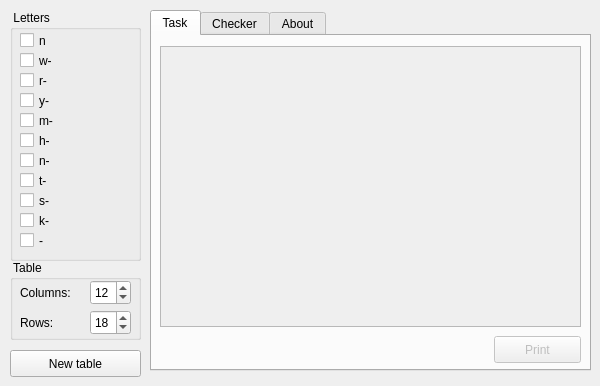
<?xml version="1.0" encoding="UTF-8"?>
<ui version="4.0">
 <class>WMain</class>
 <widget class="QMainWindow" name="WMain">
  <property name="geometry">
   <rect>
    <x>0</x>
    <y>0</y>
    <width>600</width>
    <height>386</height>
   </rect>
  </property>
  <property name="minimumSize">
   <size>
    <width>600</width>
    <height>386</height>
   </size>
  </property>
  <property name="maximumSize">
   <size>
    <width>600</width>
    <height>386</height>
   </size>
  </property>
  <property name="windowTitle">
   <string>Katakana Tables</string>
  </property>
  <widget class="QWidget" name="centralWidget">
   <widget class="QGroupBox" name="gb_columns">
    <property name="geometry">
     <rect>
      <x>10</x>
      <y>10</y>
      <width>131</width>
      <height>251</height>
     </rect>
    </property>
    <property name="title">
     <string> Letters </string>
    </property>
    <widget class="QCheckBox" name="cb_10">
     <property name="geometry">
      <rect>
       <x>10</x>
       <y>20</y>
       <width>111</width>
       <height>21</height>
      </rect>
     </property>
     <property name="text">
      <string>n</string>
     </property>
     <property name="checked">
      <bool>false</bool>
     </property>
    </widget>
    <widget class="QCheckBox" name="cb_9">
     <property name="geometry">
      <rect>
       <x>10</x>
       <y>40</y>
       <width>111</width>
       <height>21</height>
      </rect>
     </property>
     <property name="text">
      <string>w-</string>
     </property>
     <property name="checked">
      <bool>false</bool>
     </property>
    </widget>
    <widget class="QCheckBox" name="cb_8">
     <property name="geometry">
      <rect>
       <x>10</x>
       <y>60</y>
       <width>111</width>
       <height>21</height>
      </rect>
     </property>
     <property name="text">
      <string>r-</string>
     </property>
     <property name="checked">
      <bool>false</bool>
     </property>
    </widget>
    <widget class="QCheckBox" name="cb_7">
     <property name="geometry">
      <rect>
       <x>10</x>
       <y>80</y>
       <width>111</width>
       <height>21</height>
      </rect>
     </property>
     <property name="text">
      <string>y-</string>
     </property>
     <property name="checked">
      <bool>false</bool>
     </property>
    </widget>
    <widget class="QCheckBox" name="cb_6">
     <property name="geometry">
      <rect>
       <x>10</x>
       <y>100</y>
       <width>111</width>
       <height>21</height>
      </rect>
     </property>
     <property name="text">
      <string>m-</string>
     </property>
     <property name="checked">
      <bool>false</bool>
     </property>
    </widget>
    <widget class="QCheckBox" name="cb_5">
     <property name="geometry">
      <rect>
       <x>10</x>
       <y>120</y>
       <width>111</width>
       <height>21</height>
      </rect>
     </property>
     <property name="text">
      <string>h-</string>
     </property>
     <property name="checked">
      <bool>false</bool>
     </property>
    </widget>
    <widget class="QCheckBox" name="cb_4">
     <property name="geometry">
      <rect>
       <x>10</x>
       <y>140</y>
       <width>111</width>
       <height>21</height>
      </rect>
     </property>
     <property name="text">
      <string>n-</string>
     </property>
     <property name="checked">
      <bool>false</bool>
     </property>
    </widget>
    <widget class="QCheckBox" name="cb_3">
     <property name="geometry">
      <rect>
       <x>10</x>
       <y>160</y>
       <width>111</width>
       <height>21</height>
      </rect>
     </property>
     <property name="text">
      <string>t-</string>
     </property>
     <property name="checked">
      <bool>false</bool>
     </property>
    </widget>
    <widget class="QCheckBox" name="cb_2">
     <property name="geometry">
      <rect>
       <x>10</x>
       <y>180</y>
       <width>111</width>
       <height>21</height>
      </rect>
     </property>
     <property name="text">
      <string>s-</string>
     </property>
     <property name="checked">
      <bool>false</bool>
     </property>
    </widget>
    <widget class="QCheckBox" name="cb_1">
     <property name="geometry">
      <rect>
       <x>10</x>
       <y>200</y>
       <width>111</width>
       <height>21</height>
      </rect>
     </property>
     <property name="text">
      <string>k-</string>
     </property>
     <property name="checked">
      <bool>false</bool>
     </property>
    </widget>
    <widget class="QCheckBox" name="cb_0">
     <property name="geometry">
      <rect>
       <x>10</x>
       <y>220</y>
       <width>111</width>
       <height>21</height>
      </rect>
     </property>
     <property name="text">
      <string>-</string>
     </property>
     <property name="checked">
      <bool>false</bool>
     </property>
    </widget>
   </widget>
   <widget class="QGroupBox" name="gb_table">
    <property name="geometry">
     <rect>
      <x>10</x>
      <y>260</y>
      <width>131</width>
      <height>80</height>
     </rect>
    </property>
    <property name="title">
     <string> Table </string>
    </property>
    <widget class="QSpinBox" name="sb_columns">
     <property name="geometry">
      <rect>
       <x>80</x>
       <y>20</y>
       <width>41</width>
       <height>25</height>
      </rect>
     </property>
     <property name="minimum">
      <number>1</number>
     </property>
     <property name="maximum">
      <number>20</number>
     </property>
     <property name="value">
      <number>12</number>
     </property>
    </widget>
    <widget class="QSpinBox" name="sb_rows">
     <property name="geometry">
      <rect>
       <x>80</x>
       <y>50</y>
       <width>41</width>
       <height>25</height>
      </rect>
     </property>
     <property name="minimum">
      <number>1</number>
     </property>
     <property name="maximum">
      <number>20</number>
     </property>
     <property name="value">
      <number>18</number>
     </property>
    </widget>
    <widget class="QLabel" name="l_columns">
     <property name="geometry">
      <rect>
       <x>10</x>
       <y>20</y>
       <width>61</width>
       <height>25</height>
      </rect>
     </property>
     <property name="text">
      <string>Columns:</string>
     </property>
    </widget>
    <widget class="QLabel" name="l_rows">
     <property name="geometry">
      <rect>
       <x>10</x>
       <y>50</y>
       <width>61</width>
       <height>25</height>
      </rect>
     </property>
     <property name="text">
      <string>Rows:</string>
     </property>
    </widget>
   </widget>
   <widget class="QPushButton" name="b_generate">
    <property name="geometry">
     <rect>
      <x>10</x>
      <y>350</y>
      <width>131</width>
      <height>27</height>
     </rect>
    </property>
    <property name="text">
     <string>New table</string>
    </property>
   </widget>
   <widget class="QTabWidget" name="t_tables">
    <property name="enabled">
     <bool>true</bool>
    </property>
    <property name="geometry">
     <rect>
      <x>150</x>
      <y>10</y>
      <width>441</width>
      <height>361</height>
     </rect>
    </property>
    <property name="currentIndex">
     <number>0</number>
    </property>
    <widget class="QWidget" name="t_task">
     <property name="enabled">
      <bool>false</bool>
     </property>
     <attribute name="title">
      <string>Task</string>
     </attribute>
     <widget class="QScrollArea" name="sa_task">
      <property name="geometry">
       <rect>
        <x>8</x>
        <y>10</y>
        <width>421</width>
        <height>281</height>
       </rect>
      </property>
      <property name="widgetResizable">
       <bool>true</bool>
      </property>
      <widget class="QWidget" name="scrollAreaWidgetContents">
       <property name="geometry">
        <rect>
         <x>0</x>
         <y>0</y>
         <width>419</width>
         <height>279</height>
        </rect>
       </property>
      </widget>
     </widget>
     <widget class="QPushButton" name="b_task_print">
      <property name="geometry">
       <rect>
        <x>342</x>
        <y>300</y>
        <width>87</width>
        <height>27</height>
       </rect>
      </property>
      <property name="text">
       <string>Print</string>
      </property>
     </widget>
    </widget>
    <widget class="QWidget" name="t_checker">
     <property name="enabled">
      <bool>false</bool>
     </property>
     <attribute name="title">
      <string>Checker</string>
     </attribute>
     <widget class="QScrollArea" name="sa_checker">
      <property name="geometry">
       <rect>
        <x>8</x>
        <y>10</y>
        <width>421</width>
        <height>281</height>
       </rect>
      </property>
      <property name="widgetResizable">
       <bool>true</bool>
      </property>
      <widget class="QWidget" name="scrollAreaWidgetContents_2">
       <property name="geometry">
        <rect>
         <x>0</x>
         <y>0</y>
         <width>419</width>
         <height>279</height>
        </rect>
       </property>
      </widget>
     </widget>
     <widget class="QPushButton" name="b_checker_print">
      <property name="geometry">
       <rect>
        <x>342</x>
        <y>300</y>
        <width>87</width>
        <height>27</height>
       </rect>
      </property>
      <property name="text">
       <string>Print</string>
      </property>
     </widget>
    </widget>
    <widget class="QWidget" name="t_about">
     <attribute name="title">
      <string>About</string>
     </attribute>
     <widget class="QLabel" name="l_about">
      <property name="geometry">
       <rect>
        <x>10</x>
        <y>10</y>
        <width>421</width>
        <height>311</height>
       </rect>
      </property>
      <property name="text">
       <string>&lt;html&gt;&lt;head/&gt;&lt;body&gt;&lt;p&gt;&lt;span style=&quot; font-weight:600;&quot;&gt;Katakana Tables&lt;/span&gt;. &lt;span style=&quot; font-style:italic;&quot;&gt;Version:&lt;/span&gt; 0.1.1.&lt;/p&gt;&lt;p&gt;Katakana Tables is a small, tiny and helpful program for those, who have just began study Japanese and need to learn Katakana. By this program it's possible to simply generate and print tables with katakana letters for training. &lt;/p&gt;&lt;p&gt;If you find any bug, please share information about it &lt;a href=&quot;https://github.com/kmingulov/JapanTables/issues&quot;&gt;&lt;span style=&quot; text-decoration: underline; color:#0000ff;&quot;&gt;on the GitHub site&lt;/span&gt;&lt;/a&gt;. &lt;/p&gt;&lt;p&gt;Katakana Tables is a part of &lt;span style=&quot; font-weight:600;&quot;&gt;Japan Tables&lt;/span&gt; project, which is OpenSource and licensed under GNU GPL v2. You can find source code also &lt;a href=&quot;https://github.com/kmingulov/JapanTables&quot;&gt;&lt;span style=&quot; text-decoration: underline; color:#0000ff;&quot;&gt;on the GitHub site&lt;/span&gt;&lt;/a&gt;.&lt;/p&gt;&lt;/body&gt;&lt;/html&gt;</string>
      </property>
      <property name="wordWrap">
       <bool>true</bool>
      </property>
     </widget>
    </widget>
   </widget>
  </widget>
 </widget>
 <layoutdefault spacing="6" margin="11"/>
 <resources/>
 <connections>
  <connection>
   <sender>b_generate</sender>
   <signal>clicked()</signal>
   <receiver>WMain</receiver>
   <slot>generateTables()</slot>
   <hints>
    <hint type="sourcelabel">
     <x>124</x>
     <y>370</y>
    </hint>
    <hint type="destinationlabel">
     <x>8</x>
     <y>330</y>
    </hint>
   </hints>
  </connection>
  <connection>
   <sender>b_task_print</sender>
   <signal>clicked()</signal>
   <receiver>WMain</receiver>
   <slot>printTable()</slot>
   <hints>
    <hint type="sourcelabel">
     <x>505</x>
     <y>353</y>
    </hint>
    <hint type="destinationlabel">
     <x>505</x>
     <y>376</y>
    </hint>
   </hints>
  </connection>
  <connection>
   <sender>b_checker_print</sender>
   <signal>clicked()</signal>
   <receiver>WMain</receiver>
   <slot>printChecker()</slot>
   <hints>
    <hint type="sourcelabel">
     <x>533</x>
     <y>352</y>
    </hint>
    <hint type="destinationlabel">
     <x>468</x>
     <y>383</y>
    </hint>
   </hints>
  </connection>
 </connections>
 <slots>
  <slot>generateTables()</slot>
  <slot>printTable()</slot>
  <slot>printChecker()</slot>
 </slots>
</ui>
